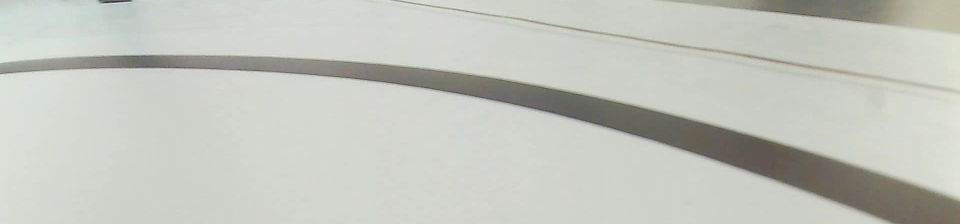
#> input picture imported_package_20260425/数据/xy_022_499_0482e34f-32f7-11f0-944c-f43bd8ce20fb.jpg, 1920 x 448 px (shown at 1/2 size)
$ python horizon_preprocess.py --src_dir 'imported_package_20260425/数据' --dst_dir out
#> lines starting #> are read from the running program, lines starting #| are printed output that depends on the picture
import argparse
from pathlib import Path

import cv2
import numpy as np


def collect_images(src_dir: Path):
    patterns = ["*.jpg", "*.jpeg", "*.png", "*.bmp"]
    paths = []
    for pattern in patterns:
        paths.extend(src_dir.glob(pattern))
#> pass 2 of the loop in collect_images, `for pattern in patterns:`:
    return sorted(paths)


def main():
    parser = argparse.ArgumentParser(
        description="Preprocess image dataset into BGR float32 raw files for Horizon calibration."
    )
    parser.add_argument("--src_dir", required=True)
    parser.add_argument("--dst_dir", required=True)
    parser.add_argument("--pic_ext", default=".rgb")
    parser.add_argument("--read_mode", default="opencv")
    parser.add_argument("--width", type=int, default=224)
    parser.add_argument("--height", type=int, default=224)
    args = parser.parse_args()

    src_dir = Path(args.src_dir).resolve()
    dst_dir = Path(args.dst_dir).resolve()
    dst_dir.mkdir(parents=True, exist_ok=True)

    if not src_dir.is_dir():
        raise FileNotFoundError(f"src_dir not found: {src_dir}")

    image_paths = collect_images(src_dir)
    if not image_paths:
        raise RuntimeError(f"No images found in {src_dir}")

    written = 0
    for image_path in image_paths:
        image = cv2.imread(str(image_path), cv2.IMREAD_COLOR)
#> image is the input picture: shape (448, 1920, 3); mean B, G, R 190.8, 198, 195.8
        if image is None:
            continue
        image = cv2.resize(
            image, (args.width, args.height), interpolation=cv2.INTER_LINEAR
        )
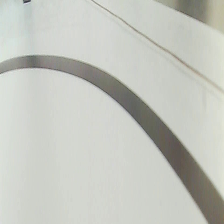
#> image: shape (224, 224, 3); mean B, G, R 190.8, 198, 195.8
        image = image.astype(np.float32)
        output_path = dst_dir / f"{image_path.stem}{args.pic_ext}"
        image.tofile(str(output_path))
        written += 1
#> pass 2 of the loop in main, `for image_path in image_paths:`:
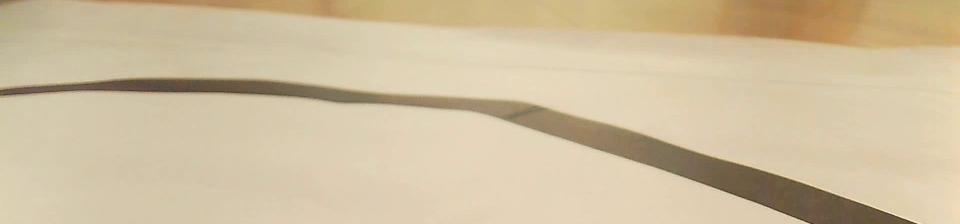
#> input picture imported_package_20260425/数据/xy_041_426_b5f30c4f-19f3-11f1-98ca-acf23cd8a5be.jpg, 1920 x 448 px (shown at 1/2 size)
#> in main, image is the input picture: shape (448, 1920, 3); mean B, G, R 159.4, 190.5, 207.1
#> in main, `image = cv2.resize( image, (args.width, args.height), interpolation=cv..`:
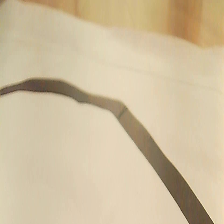
#> image: shape (224, 224, 3); mean B, G, R 159.5, 190.5, 207.1

    if written == 0:
        raise RuntimeError("No valid images were written during preprocessing.")

    print(f"[DONE] wrote {written} files to {dst_dir}")


if __name__ == "__main__":
    main()
